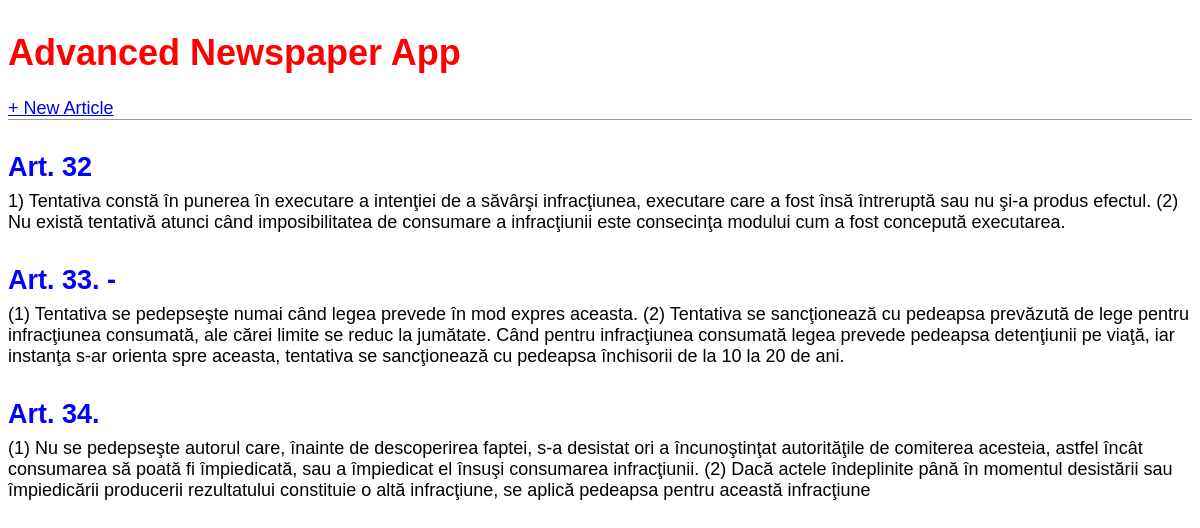
Before: / with the older database file.
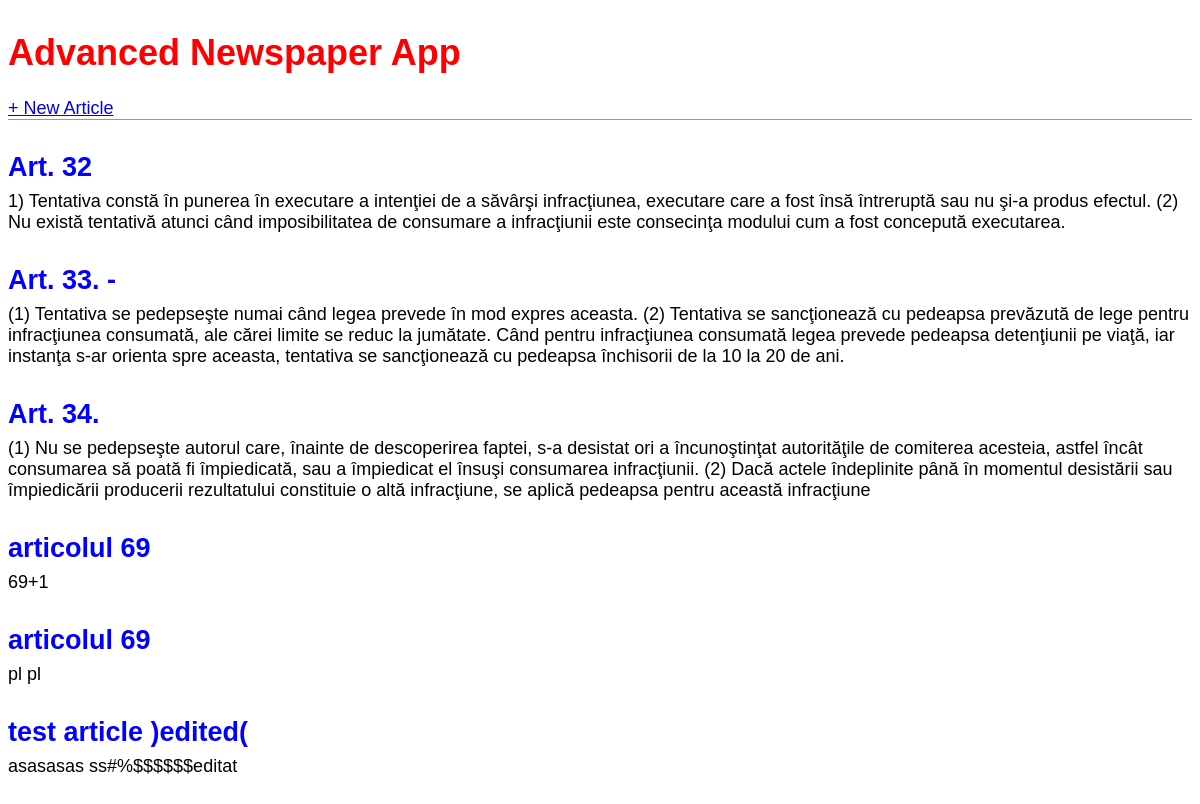
After: the same page with the newer database file.
### news/models.py (models this page shows)
class Article(models.Model):
    title = models.CharField(max_length=200)
    author = models.ForeignKey(
             'auth.User',
            on_delete=models.CASCADE,
            )
    body = models.TextField()
    def __str__(self):
         return self.title
\
    def get_absolute_url(self):
        return reverse('article_detail', args=[str(self.id)])

### news/views.py (the view)
# urls.py: path('', ArticleListView.as_view(), name='home'),
class ArticleListView(ListView):
    model = Article
    template_name = 'home.html'

### templates/home.html
{% extends 'base.html' %}
{% block content %}
{% for article in object_list %}
<div class="post-entry">
    <h2><a href="{% url 'article_detail' article.pk %}">{{ article.title }}</a></h2>
    <p>{{ article.body }}</p>
</div>
{% endfor %}
{% endblock content %}

### templates/base.html (shortened to what this page needs)
{% load static %}
<html>
<head>
<link href="{% static 'base.css' %}" rel="stylesheet">
</head>
<body>
<header>
    <div>
        <h1><a href="{% url 'home' %}">Advanced Newspaper App</a></h1>
<a href="{% url 'article_new' %}">+ New Article</a>
    </div>
</header>
<div>
    {% block content %}
    {% endblock content %}
</div>
</body>
</html>

### Advanced_newspaper_app_project/static/base.css (style rules this page uses)
header h1 a { color: red; }
body { font-family: 'Source Sans Pro', sans-serif; font-size: 18px; }
header { border-bottom: 1px solid #999; margin-bottom: 2rem; display: flex; }
header h1 a { color: red; text-decoration: none; }
.post-entry { margin-bottom: 2rem; }
.post-entry h2 { margin: 0.5rem 0; }
.post-entry h2 a, .post-entry h2 a:visited { color: blue; text-decoration: none; }
.post-entry p { margin: 0; font-weight: 400; }

### templates/base.html (style rules this page uses)
body { font-family: 'Crimson Pro', serif; font-size: 24px; }

Changed rows visible on the page:
added Article: title "articolul 69", body "69+1"
added Article: title "articolul 69", body "pl pl"
added Article: title "test article )edited(", body "asasasas ss#%$$$$$$editat"
